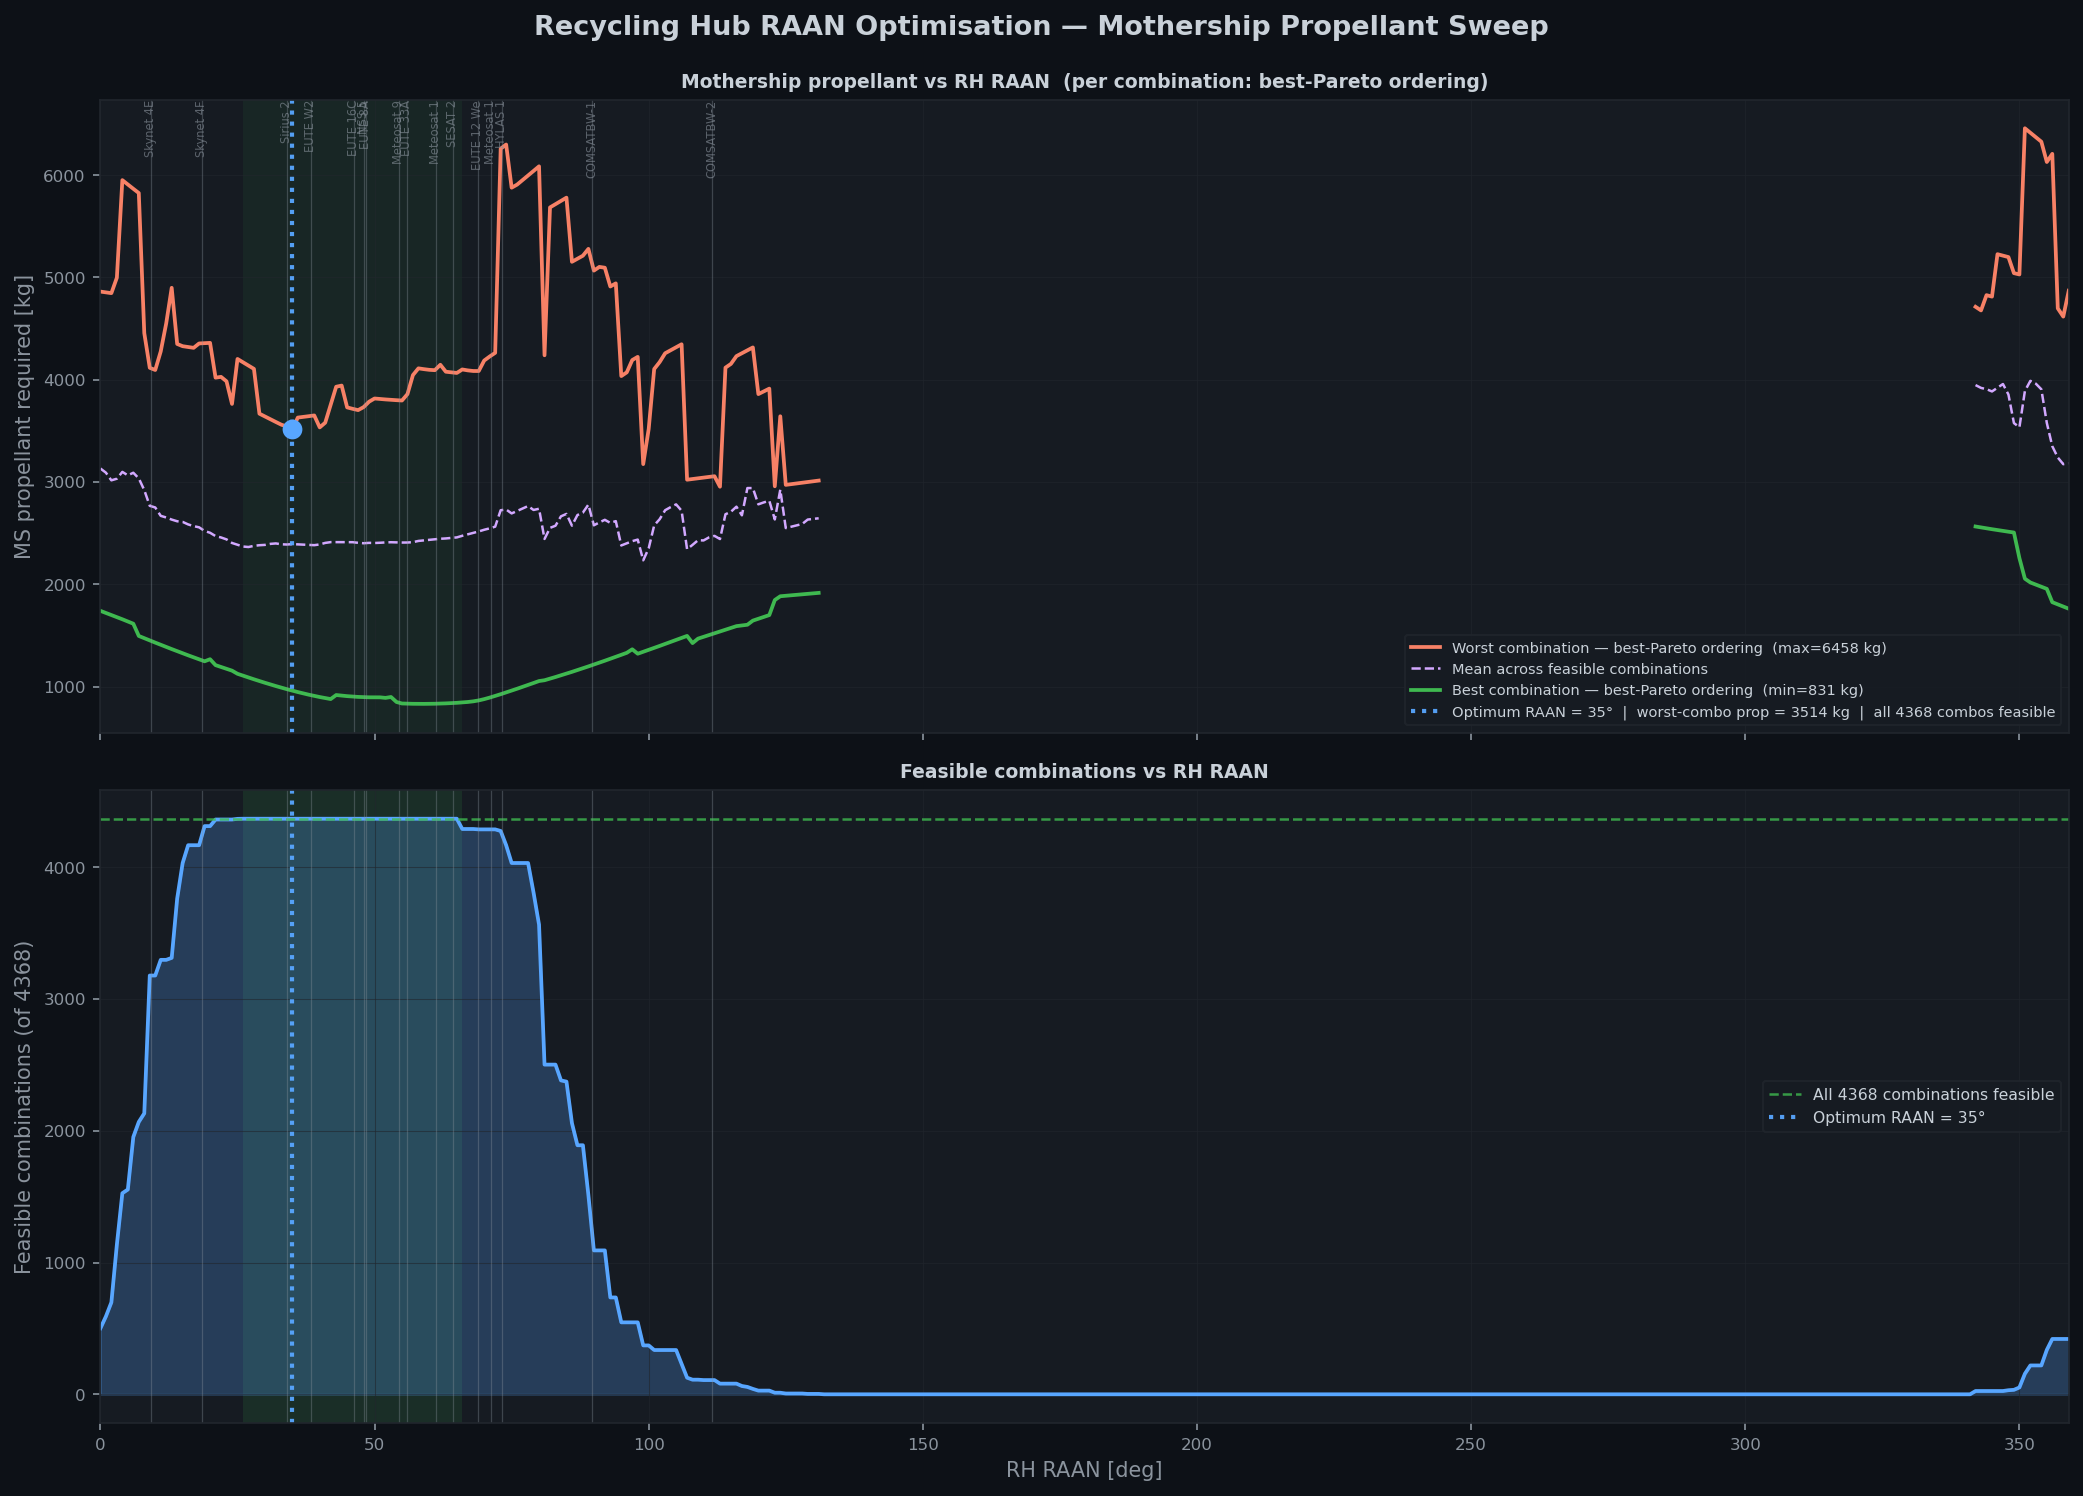

This chart was generated by the following Python code:
"""
REAVER — Recycling Hub RAAN Optimisation
=========================================
Sweeps RH RAAN 0°→355° in 5° steps and evaluates worst-case, best-case,
and mean mothership propellant for each position.

Key output: the RAAN that minimises the worst-case required propellant.
"""

import numpy as np
from itertools import combinations, permutations
import matplotlib
matplotlib.use('Agg')
import matplotlib.pyplot as plt
import time, warnings
warnings.filterwarnings('ignore')

# ── Constants (keep in sync with reaver_optimizer.py) ───────────────────────
MU  = 3.986004418e14
G0  = 9.80665
DAY = 86400.0
D2R = np.pi / 180.0

MS_DRY = 1650.357
MS_ISP = 253.0
MS_VEX = MS_ISP * G0

TUG_DRY = 308.0
TUG_ISP = 1600.0
TUG_VEX = TUG_ISP * G0
TUG_THR = 0.065

N_PHASE_REV = 15
T_OPS       = 10.0
MAX_DAYS    = 365.0

RH_SMA = 42878.0e3
RH_INC = 7.0

# ── Debris catalogue ─────────────────────────────────────────────────────────
_RAW = [
    (489,  'NSS 5 (Intelsat 803)',     2060.46, 42494.423, 10.4813,  48.1496),
    (495,  'Sirius 2 (GE-1E)',        1762.14, 42410.084, 11.9727,  34.1101),
    (518,  'EUTE W2',                  1793.86, 42451.133, 11.6171,  38.4600),
    (530,  'Skynet 4E',                1490.00, 42516.912, 12.0550,   9.2220),
    (556,  'EUTE 16C (SESAT 1)',       2600.00, 42537.778, 10.8393,  46.2495),
    (593,  'Skynet 4F',                1489.00, 42482.488, 12.1030,  18.6123),
    (628,  'EUTE 12 West A (AB 1)',    2700.00, 42728.199,  7.2278,  68.7938),
    (653,  'EUTE 33A (EB 3)',          1552.00, 42558.620,  9.6938,  55.8840),
    (660,  'SESAT 2 (Express AM-22)',  2542.00, 42420.904,  8.2239,  64.3413),
    (705,  'Meteosat 9 (MSG 2)',       2054.00, 42163.863,  9.3136,  54.3880),
    (741,  'EUTE 8A (Sinosat 3)',      2320.00, 42716.964,  9.5162,  48.3713),
    (804,  'COMSATBW-1',              2440.00, 42164.245,  0.0696,  89.6878),
    (819,  'COMSATBW-2',              2440.00, 42164.548,  0.0344, 111.5455),
    (834,  'HYLAS 1',                 2570.00, 42164.346,  5.5899,  73.2864),
    (884,  'Meteosat 10 (MSG 3)',      2035.00, 42164.226,  4.6216,  61.1229),
    (967,  'Meteosat 11 (MSG 4)',      2043.00, 42164.271,  3.1471,  71.2262),
]
N_DEB  = len(_RAW)
NAMES  = [r[1] for r in _RAW]
MASS   = np.array([r[2] for r in _RAW])
SMA    = np.array([r[3] for r in _RAW]) * 1e3
INC    = np.array([r[4] for r in _RAW])
RAAN   = np.array([r[5] for r in _RAW])
RH_IDX = N_DEB  # index 16

# =============================================================================
# PRE-COMPUTE DEBRIS↔DEBRIS TRANSFER TABLE  (independent of RH RAAN)
# =============================================================================

N = N_DEB + 1
_DV_DD = np.zeros((N, N))   # total ΔV   for debris-to-debris pairs only
_DT_DD = np.zeros((N, N))   # total time for debris-to-debris pairs only

print("  Pre-computing debris↔debris table...", end=' ', flush=True)
for i in range(N_DEB):
    sa = SMA[i]; ia = INC[i]*D2R; oa = RAAN[i]*D2R
    va = np.sqrt(MU/sa)
    for j in range(N_DEB):
        if i == j:
            continue
        sb = SMA[j]; ib = INC[j]*D2R; ob = RAAN[j]*D2R
        vb = np.sqrt(MU/sb)
        at   = (sa + sb) / 2.0
        v_sa = np.sqrt(MU*(2/sa - 1/at))
        v_sb = np.sqrt(MU*(2/sb - 1/at))
        t_tr = np.pi * np.sqrt(at**3/MU) / DAY
        cos_dth = (np.cos(ia)*np.cos(ib) +
                   np.sin(ia)*np.sin(ib)*np.cos(ob - oa))
        dth = np.arccos(np.clip(cos_dth, -1.0, 1.0))
        if sb > sa:
            d1 = abs(v_sa - va)
            d2 = np.sqrt(v_sb**2 + vb**2 - 2*v_sb*vb*np.cos(dth))
        else:
            d1 = np.sqrt(v_sa**2 + va**2 - 2*v_sa*va*np.cos(dth))
            d2 = abs(v_sb - vb)
        T_tgt    = 2*np.pi * np.sqrt(sb**3/MU)
        T_ph_orb = T_tgt * (1.0 - 1.0/(4.0*N_PHASE_REV))
        a_ph     = (MU * (T_ph_orb/(2*np.pi))**2)**(1.0/3.0)
        d_ph     = 2*abs(np.sqrt(MU/sb) - np.sqrt(MU*(2/sb - 1/a_ph)))
        t_ph     = N_PHASE_REV * T_ph_orb / DAY
        _DV_DD[i, j] = d1 + d2 + d_ph
        _DT_DD[i, j] = t_tr + t_ph
print("done")

# =============================================================================
# BUILD SEQUENCE INDEX  (constant across all RAAN values)
# =============================================================================

print("  Building sequence index...", end=' ', flush=True)
_sequences = []
for combo in combinations(range(N_DEB), 5):
    for perm in permutations(combo):
        _sequences.append(perm)
_sequences = np.array(_sequences, dtype=np.int32)   # (524160, 5)
N_SEQ    = len(_sequences)
N_PERMS  = 120          # 5! permutations per combination
N_COMBOS = N_SEQ // N_PERMS   # C(16,5) = 4368
print(f"{N_SEQ:,}  ({N_COMBOS} combos × {N_PERMS} orderings)")

# from/to node arrays — legs 0-4 and return leg 5
_from = np.zeros((N_SEQ, 6), dtype=np.int32)
_to   = np.zeros((N_SEQ, 6), dtype=np.int32)
_from[:, 0]   = RH_IDX
_from[:, 1:5] = _sequences[:, :4]
_from[:, 5]   = _sequences[:, 4]
_to[:, :5]    = _sequences
_to[:, 5]     = RH_IDX

# =============================================================================
# RAAN SWEEP
# =============================================================================

def _rh_transfers(rh_raan_deg):
    """Return DV_LEG and T_LEG for all pairs involving RH at given RAAN."""
    DV = _DV_DD.copy()
    DT = _DT_DD.copy()
    oa = rh_raan_deg * D2R
    ia = RH_INC * D2R
    sa = RH_SMA
    va = np.sqrt(MU/sa)
    for j in range(N_DEB):
        sb = SMA[j]; ib = INC[j]*D2R; ob = RAAN[j]*D2R
        vb = np.sqrt(MU/sb)
        for src, dst in [(RH_IDX, j), (j, RH_IDX)]:
            si = sa if src == RH_IDX else sb
            vi = va if src == RH_IDX else vb
            ii = ia if src == RH_IDX else ib
            oi = oa if src == RH_IDX else ob
            sk = sb if dst == j    else sa
            vk = vb if dst == j    else va
            ik = ib if dst == j    else ia
            ok = ob if dst == j    else oa
            at    = (si + sk) / 2.0
            v_si  = np.sqrt(MU*(2/si - 1/at))
            v_sk  = np.sqrt(MU*(2/sk - 1/at))
            t_tr  = np.pi * np.sqrt(at**3/MU) / DAY
            cos_d = (np.cos(ii)*np.cos(ik) +
                     np.sin(ii)*np.sin(ik)*np.cos(ok - oi))
            dth   = np.arccos(np.clip(cos_d, -1.0, 1.0))
            if sk > si:
                d1 = abs(v_si - vi)
                d2 = np.sqrt(v_sk**2 + vk**2 - 2*v_sk*vk*np.cos(dth))
            else:
                d1 = np.sqrt(v_si**2 + vi**2 - 2*v_si*vi*np.cos(dth))
                d2 = abs(v_sk - vk)
            T_tgt    = 2*np.pi * np.sqrt(sk**3/MU)
            T_ph_orb = T_tgt * (1.0 - 1.0/(4.0*N_PHASE_REV))
            a_ph     = (MU*(T_ph_orb/(2*np.pi))**2)**(1.0/3.0)
            d_ph     = 2*abs(np.sqrt(MU/sk) - np.sqrt(MU*(2/sk - 1/a_ph)))
            t_ph     = N_PHASE_REV * T_ph_orb / DAY
            DV[src, dst] = d1 + d2 + d_ph
            DT[src, dst] = t_tr + t_ph
    return DV, DT


def _tug_data(rh_raan_deg):
    """Return TUG_MPROP and TUG_TIME arrays for all debris at given RH RAAN."""
    mprop = np.zeros(N_DEB)
    ttime = np.zeros(N_DEB)
    for k in range(N_DEB):
        m_pl  = TUG_DRY + MASS[k]
        m_wet = m_pl * 1.35
        i1,o1 = INC[k], RAAN[k]
        i2,o2 = RH_INC, rh_raan_deg
        v1 = np.sqrt(MU/SMA[k]); v2 = np.sqrt(MU/RH_SMA)
        cos_d = (np.cos(i1*D2R)*np.cos(i2*D2R) +
                 np.sin(i1*D2R)*np.sin(i2*D2R)*np.cos((o2-o1)*D2R))
        dth  = np.arccos(np.clip(cos_d, -1, 1))
        dv_e = np.sqrt(v1**2 + v2**2 - 2*v1*v2*np.cos(np.pi/2*dth))
        for _ in range(60):
            mf   = m_wet * np.exp(-dv_e/TUG_VEX)
            mnew = m_pl + (m_wet - mf)
            if abs(mnew - m_wet) < 0.05: break
            m_wet = 0.6*m_wet + 0.4*mnew
        t_s = (m_wet * TUG_VEX / TUG_THR) * (1 - np.exp(-dv_e/TUG_VEX))
        mprop[k] = m_wet - m_pl
        ttime[k] = t_s / DAY
    return mprop, ttime


def evaluate_raan(rh_raan_deg):
    """
    For each of the 4368 unordered combinations of 5 debris, find the ordering
    (permutation) that minimises propellant mass, then compare those 4368
    minimum-propellant values against each other.

      prop_worst = the combination that requires the most propellant even at
                   its best ordering  (hardest set of debris)
      prop_best  = the combination that requires the least propellant
      prop_mean  = mean across all feasible combinations
    """
    DV_LEG, T_LEG = _rh_transfers(rh_raan_deg)
    TUG_MPROP, TUG_TIME = _tug_data(rh_raan_deg)

    T_tgt_rh = 2*np.pi * np.sqrt(RH_SMA**3/MU)
    T_PH_RH  = N_PHASE_REV * T_tgt_rh * (1.0 - 1.0/(4.0*N_PHASE_REV)) / DAY

    dv_legs = DV_LEG[_from, _to]
    t_legs  = T_LEG[_from,  _to]

    tug_mwet = (TUG_DRY + TUG_MPROP[_sequences]).astype(np.float64)

    # Backward pass → propellant per sequence (N_SEQ,)
    m_req = np.full(N_SEQ, MS_DRY)
    m_req = m_req * np.exp(dv_legs[:, 5] / MS_VEX)
    for leg in range(4, -1, -1):
        m_req += tug_mwet[:, leg]
        m_req  = m_req * np.exp(dv_legs[:, leg] / MS_VEX)
    ms_prop_seq = m_req - MS_DRY - tug_mwet.sum(axis=1)

    # Timing → feasibility
    t_ops_arr   = np.array([T_OPS]*5 + [0.0])
    cum_time    = np.cumsum(t_legs + t_ops_arr[None, :], axis=1)
    tug_arrive  = cum_time[:, :5] + TUG_TIME[_sequences]
    handover    = np.maximum(cum_time[:, 5:6], tug_arrive) + T_PH_RH
    mission_day = handover.max(axis=1)
    feas        = mission_day <= MAX_DAYS   # (N_SEQ,)

    if not feas.any():
        return dict(n_feas_combos=0, prop_worst=np.nan,
                    prop_best=np.nan, prop_mean=np.nan)

    # ── Combination-level reduction ────────────────────────────────────────
    # Sequences are laid out as 4368 consecutive blocks of 120 permutations.
    # Step 1: select best ordering per combination = lowest Pareto score
    #         (50% ΔV + 50% time).  Normalise over FEASIBLE sequences only,
    #         consistent with reaver_optimizer.py.  Infeasible → inf.
    # Step 2: evaluate worst-case via propellant of that best-Pareto ordering.
    tot_dv   = np.cumsum(dv_legs, axis=1)[:, 5]
    f_dv_    = tot_dv[feas];    f_day_ = mission_day[feas]
    dv_n_f   = (f_dv_  - f_dv_.min())  / (f_dv_.max()  - f_dv_.min()  + 1e-9)
    time_n_f = (f_day_ - f_day_.min()) / (f_day_.max() - f_day_.min() + 1e-9)
    score          = np.full(N_SEQ, np.inf)
    score[feas]    = 0.5*dv_n_f + 0.5*time_n_f

    score_c  = score.reshape(N_COMBOS, N_PERMS)          # (4368, 120)
    prop_c   = ms_prop_seq.reshape(N_COMBOS, N_PERMS)
    feas_c   = feas.reshape(N_COMBOS, N_PERMS)

    best_perm      = score_c.argmin(axis=1)               # best-Pareto ordering per combo
    combo_ok       = feas_c.any(axis=1)                   # at least one feasible ordering
    min_prop_combo = prop_c[np.arange(N_COMBOS), best_perm]   # propellant of best-Pareto perm

    n_feas_combos = int(combo_ok.sum())
    if n_feas_combos == 0:
        return dict(n_feas_combos=0, prop_worst=np.nan,
                    prop_best=np.nan, prop_mean=np.nan)

    valid = min_prop_combo[combo_ok]
    return dict(
        n_feas_combos = n_feas_combos,
        prop_worst    = float(np.max(valid)),
        prop_best     = float(np.min(valid)),
        prop_mean     = float(np.mean(valid)),
    )


# =============================================================================
# RUN SWEEP
# =============================================================================

RAAN_SWEEP = np.arange(0, 360, 1)   # 72 values

print(f"\n  Sweeping RH RAAN 0°→355° in 5° steps ({len(RAAN_SWEEP)} points)...")
print(f"  {'RAAN':>6}  {'Combos':>10}  {'Prop best':>10}  {'Prop worst':>11}  {'Time':>6}")
print(f"  {'':─>6}  {'':─>6}  {'':─>10}  {'':─>11}  {'':─>6}")

records = []
t_total = time.time()
for raan in RAAN_SWEEP:
    t0 = time.time()
    r  = evaluate_raan(float(raan))
    records.append(r)
    print(f"  {raan:>5.0f}°  {r['n_feas_combos']:>6,}/{N_COMBOS}  "
          f"{r['prop_best']:>9.0f}kg  {r['prop_worst']:>10.0f}kg  "
          f"({time.time()-t0:.1f}s)")

print(f"\n  Total sweep time: {time.time()-t_total:.1f}s")

# =============================================================================
# RESULTS
# =============================================================================

prop_worst = np.array([r['prop_worst']    for r in records], dtype=float)
prop_best  = np.array([r['prop_best']     for r in records], dtype=float)
prop_mean  = np.array([r['prop_mean']     for r in records], dtype=float)
n_feas     = np.array([r['n_feas_combos'] for r in records], dtype=float)

# Optimum: all N_COMBOS combinations feasible AND lowest worst-case propellant
all_feas_mask = (n_feas == N_COMBOS)
if all_feas_mask.any():
    prop_worst_constrained = np.where(all_feas_mask, prop_worst, np.nan)
    opt_idx = int(np.nanargmin(prop_worst_constrained))
else:
    print("  ⚠  No RAAN where all combinations are feasible — falling back to min worst-prop")
    opt_idx = int(np.nanargmin(prop_worst))
opt_raan = RAAN_SWEEP[opt_idx]

print("\n" + "="*60)
print(f"  Optimal RH RAAN              : {opt_raan:.0f}°")
print(f"  Min worst-combo prop there   : {prop_worst[opt_idx]:.0f} kg")
print(f"  Best-combo prop there        : {prop_best[opt_idx]:.0f} kg")
print(f"  Feasible combinations        : {int(n_feas[opt_idx]):,} / {N_COMBOS}  ✓ all feasible")
print(f"  RAAN values with all combos feasible: {int(all_feas_mask.sum())}")
print("="*60)

# =============================================================================
# PLOT
# =============================================================================

BG='#0d1117'; CB='#161b22'; TC='#c9d1d9'; MU_='#8b949e'; GR='#21262d'
A1='#58a6ff'; A2='#3fb950'; A3='#f78166'; A4='#d2a8ff'

fig, (ax1, ax2) = plt.subplots(2, 1, figsize=(14, 10), sharex=True)
fig.patch.set_facecolor(BG)
fig.text(0.5, 0.98, 'Recycling Hub RAAN Optimisation — Mothership Propellant Sweep',
         ha='center', color=TC, fontsize=13, fontweight='bold')

for ax in (ax1, ax2):
    ax.set_facecolor(CB)
    [s.set_edgecolor(GR) for s in ax.spines.values()]
    ax.tick_params(colors=MU_, labelsize=8)
    ax.xaxis.label.set_color(MU_)
    ax.yaxis.label.set_color(MU_)
    ax.grid(True, color=GR, lw=0.5, alpha=0.6)

# ── Panel 1: propellant ───────────────────────────────────────────────────────
# Shade region where all combinations are feasible
for i in range(len(RAAN_SWEEP) - 1):
    if all_feas_mask[i]:
        ax1.axvspan(RAAN_SWEEP[i], RAAN_SWEEP[i+1], color=A2, alpha=0.07, lw=0)
if all_feas_mask[-1]:
    ax1.axvspan(RAAN_SWEEP[-1], RAAN_SWEEP[-1]+1, color=A2, alpha=0.07, lw=0)

ax1.plot(RAAN_SWEEP, prop_worst, color=A3, lw=1.8,
         label=f'Worst combination — best-Pareto ordering  (max={np.nanmax(prop_worst):.0f} kg)')
ax1.plot(RAAN_SWEEP, prop_mean,  color=A4, lw=1.2, ls='--',
         label='Mean across feasible combinations')
ax1.plot(RAAN_SWEEP, prop_best,  color=A2, lw=1.8,
         label=f'Best combination — best-Pareto ordering  (min={np.nanmin(prop_best):.0f} kg)')

ax1.axvline(opt_raan, color=A1, lw=2.0, ls=':', alpha=0.95,
            label=f'Optimum RAAN = {opt_raan:.0f}°  |  worst-combo prop = {prop_worst[opt_idx]:.0f} kg  |  all {N_COMBOS} combos feasible')
ax1.scatter([opt_raan], [prop_worst[opt_idx]], color=A1, s=90, zorder=6, lw=0)

# debris RAAN markers — placed after plot so get_ylim() is valid
ax1.autoscale_view()
y_top = ax1.get_ylim()[1]
for r, nm in zip(RAAN, NAMES):
    ax1.axvline(r, color=MU_, lw=0.6, alpha=0.35)
    ax1.text(r, y_top, nm.split('(')[0].strip()[:10], rotation=90, fontsize=5.5,
             color=MU_, ha='center', va='top', alpha=0.6)

ax1.set_ylabel('MS propellant required [kg]')
ax1.set_title('Mothership propellant vs RH RAAN  (per combination: best-Pareto ordering)',
              color=TC, fontsize=9, fontweight='bold', pad=6)
ax1.legend(fontsize=7, facecolor=CB, labelcolor=TC, edgecolor=GR)

# ── Panel 2: feasible count ───────────────────────────────────────────────────
# Shade fully-feasible region
for i in range(len(RAAN_SWEEP) - 1):
    if all_feas_mask[i]:
        ax2.axvspan(RAAN_SWEEP[i], RAAN_SWEEP[i+1], color=A2, alpha=0.12, lw=0)
if all_feas_mask[-1]:
    ax2.axvspan(RAAN_SWEEP[-1], RAAN_SWEEP[-1]+1, color=A2, alpha=0.12, lw=0)

ax2.fill_between(RAAN_SWEEP, n_feas, alpha=0.25, color=A1)
ax2.plot(RAAN_SWEEP, n_feas, color=A1, lw=1.8)
ax2.axhline(N_COMBOS, color=A2, lw=1.2, ls='--', alpha=0.8,
            label=f'All {N_COMBOS} combinations feasible')
ax2.axvline(opt_raan, color=A1, lw=2.0, ls=':', alpha=0.95,
            label=f'Optimum RAAN = {opt_raan:.0f}°')

for r in RAAN:
    ax2.axvline(r, color=MU_, lw=0.6, alpha=0.35)

ax2.set_xlabel('RH RAAN [deg]')
ax2.set_ylabel(f'Feasible combinations (of {N_COMBOS})')
ax2.set_title('Feasible combinations vs RH RAAN', color=TC, fontsize=9,
              fontweight='bold', pad=6)
ax2.legend(fontsize=7.5, facecolor=CB, labelcolor=TC, edgecolor=GR)
ax2.set_xlim(0, max(RAAN_SWEEP))

SAVE = r'C:\Projects\DSE\REAVER\trajectory_optimizer\rh_raan_sweep.png'
plt.tight_layout(rect=[0, 0, 1, 0.97])
plt.savefig(SAVE, dpi=150, bbox_inches='tight', facecolor=BG)
print(f"\n  Plot saved → {SAVE}")
